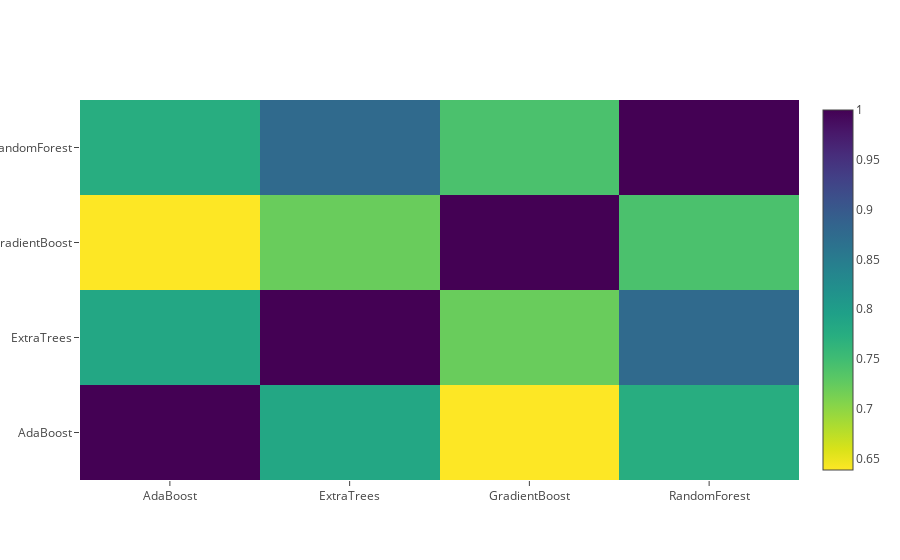

The notebook cell this image was saved under:
### Code cell
data = [
    go.Heatmap(
        z= base_predictions_train.astype(float).corr().values ,
        x=base_predictions_train.columns.values,
        y= base_predictions_train.columns.values,
          colorscale='Viridis',
            showscale=True,
            reversescale = True
    )
]
py.iplot(data, filename='labelled-heatmap')

### Figure 1 — Plotly figure (JSON) as saved in the notebook; plotly's stock layout.template omitted (floating-point values rounded to 4 significant figures)
{"data": [{"colorscale": "Viridis", "reversescale": true, "showscale": true, "type": "heatmap", "x": ["AdaBoost", "ExtraTrees", "GradientBoost", "RandomForest"], "y": ["AdaBoost", "ExtraTrees", "GradientBoost", "RandomForest"], "z": [[1, 0.7851, 0.6385, 0.7744], [0.7851, 1, 0.7215, 0.8754], [0.6385, 0.7215, 1, 0.7419], [0.7744, 0.8754, 0.7419, 1]]}], "layout": {}}
